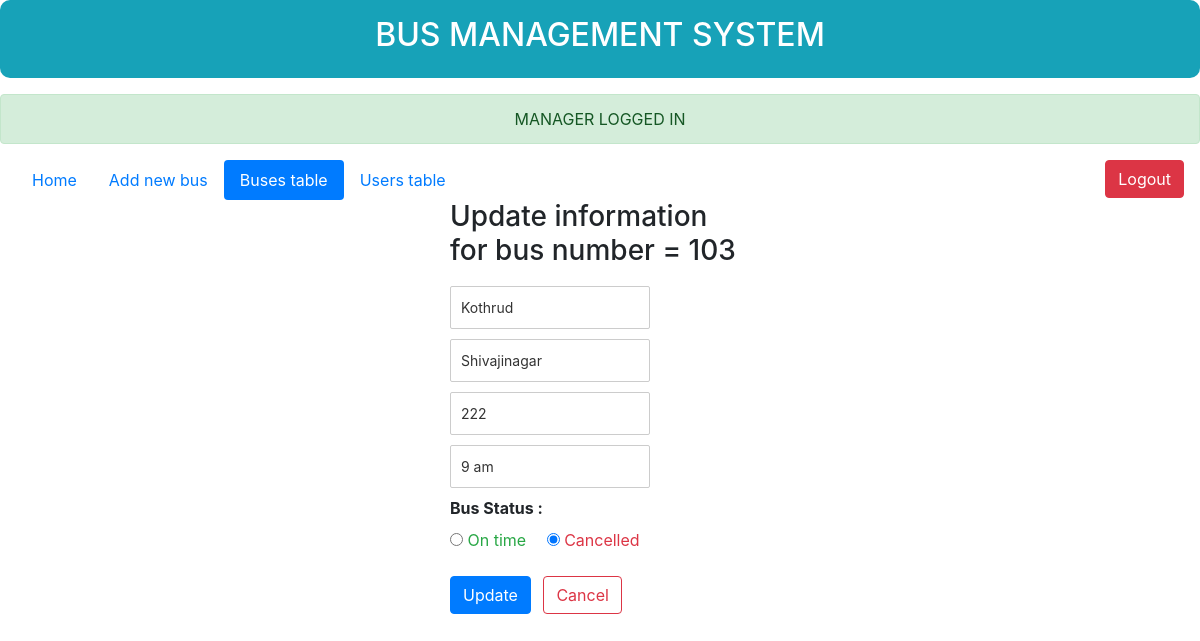
Page /update_bus.php?busno=103 (signed in) on the committed database.
### tables this page shows
CREATE TABLE IF NOT EXISTS `buses` (
  `busno` varchar(50) NOT NULL,
  `start_station` varchar(50) NOT NULL,
  `end_station` varchar(50) NOT NULL,
  `routeno` varchar(50) NOT NULL,
  `timing` varchar(50) NOT NULL,
  `status` varchar(20) NOT NULL DEFAULT 'On time',
  PRIMARY KEY (`busno`)
);

### update_bus.php (the view, shortened to what this page needs)
<?php
$busno = $_GET['busno'];
require('db.php');
?>
<!DOCTYPE html>
<html>
<head>
<link rel="stylesheet" href="css/style2.css" />
<link rel="stylesheet" href="css/bootstrap.min.css">
</head>
<body>
<?php
if (isset($_REQUEST['start_station'])){
		$start_station = stripslashes($_REQUEST['start_station']);
		$start_station = mysqli_real_escape_string($con,$start_station);
		$end_station = stripslashes($_REQUEST['end_station']);
		$end_station = mysqli_real_escape_string($con,$end_station);
		$routeno = stripslashes($_REQUEST['routeno']);
		$routeno = mysqli_real_escape_string($con,$routeno);
		$timing = stripslashes($_REQUEST['timing']);
		$timing = mysqli_real_escape_string($con,$timing);
		$status = stripslashes($_REQUEST['status']);
		$status = mysqli_real_escape_string($con,$status);
        $query = "UPDATE buses SET start_station='$start_station', end_station='$end_station', routeno='$routeno', timing='$timing', status='$status' WHERE busno=$busno";
        $result = mysqli_query($con, $query);
        if($result){
            echo "<div class='form'><h3>Information updated successfully.</h3><br/>Click here to <a href='buses_table.php'>View buses table</a></div>";
    	}
    }else{
?>
<div class="menu">
            <div class="p-3 mb-2 bg-info text-white" id="heading1">
                <h2><a class="text-white" href="manager_index.php">BUS MANAGEMENT SYSTEM</a></h2>
            </div>
			<?php echo '<center><div class="alert alert-success mt-3" role="alert">
  MANAGER LOGGED IN
  </center></button>
</div>' ?>
		<div class="ml-3">
			<ul class="nav nav-pills">
			  <li class="nav-item">
			    <a class="nav-link" href="manager_index.php">Home</a>
			  </li>
			  <li class="nav-item">
			    <a class="nav-link" href="add_bus.php">Add new bus</a>
			  </li>
			  <li class="nav-item">
			    <a class="nav-link active" href="buses_table.php">Buses table</a>
			  </li>
			  <li class="nav-item">
			    <a class="nav-link" href="users_table.php">Users table</a>
			  </li>
			  <div class="navbar-nav ml-auto mr-3">
			  	<a class="btn btn-danger" href="manager_logout.php" role="button">Logout</a>
			  </div>
			</ul>
		</div>
<div class="form">
<h3>Update information for bus number = <?php $res = mysqli_query($con,"SELECT * FROM buses where busno=$busno");
							$row = mysqli_fetch_array($res);
							echo $row['busno']; ?>
</h3>
<form name="update_bus" action="" method="post">
<input type="text" name="start_station" placeholder="New start station" value="<?php echo $row['start_station']; ?>" required />
<input type="text" name="end_station" placeholder="New end station" value="<?php echo $row['end_station']; ?>" required />
<input type="text" name="routeno" placeholder="New route number" value="<?php echo $row['routeno']; ?>" required />
<input type="text" name="timing" placeholder="New timing" value="<?php echo $row['timing']; ?>" required />
<br>
<label class="font-weight-bold mt-2">Bus Status :</label> <br>
<?php $status = $row['status']; ?>
<input type="radio" id="i1" name="status" value="On time" <?php if ($status == 'On time') echo 'checked="checked"'; ?>" />
<label class="text-success" for="i1">On time</label>
<input type="radio" id="i2" class="ml-3" name="status" value="Cancelled" <?php if ($status == 'Cancelled') echo 'checked="checked"'; ?>" />
<label class="text-danger" for="i2">Cancelled</label>
<br>
<button type="submit" class="btn btn-primary mt-3">Update</button>
<a class="btn btn-outline-danger ml-2 mt-3" href="buses_table.php" role="button">Cancel</a>
</form>
<br />
<br /><br />
</div>
<?php } ?>
</body>
</html>

### css/style2.css (style rules this page uses)
body { font-family:Arial, Sans-Serif; }
a { color:#0471b9; text-decoration:none; }
.form { width: 300px; margin: 0 auto; }
input[type='text'], input[type='email'], input[type='password'] { width: 200px; border-radius: 2px;border: 1px solid #CCC; padding: 10px; color: #333; font-size: 14px; margin-top: 10px; }
#heading1 { font-style: initial color: blue; background-color: rgb(240, 240, 228); border-radius: 10px; text-align: center; align-content: center; padding:10px; }
.menu { border-radius: 10px; text-align: left; }

### rows in the picture
buses: busno "103", start_station "Kothrud", end_station "Shivajinagar", routeno "222", timing "9 am", status "☐ On time", status "☑ Cancelled"
